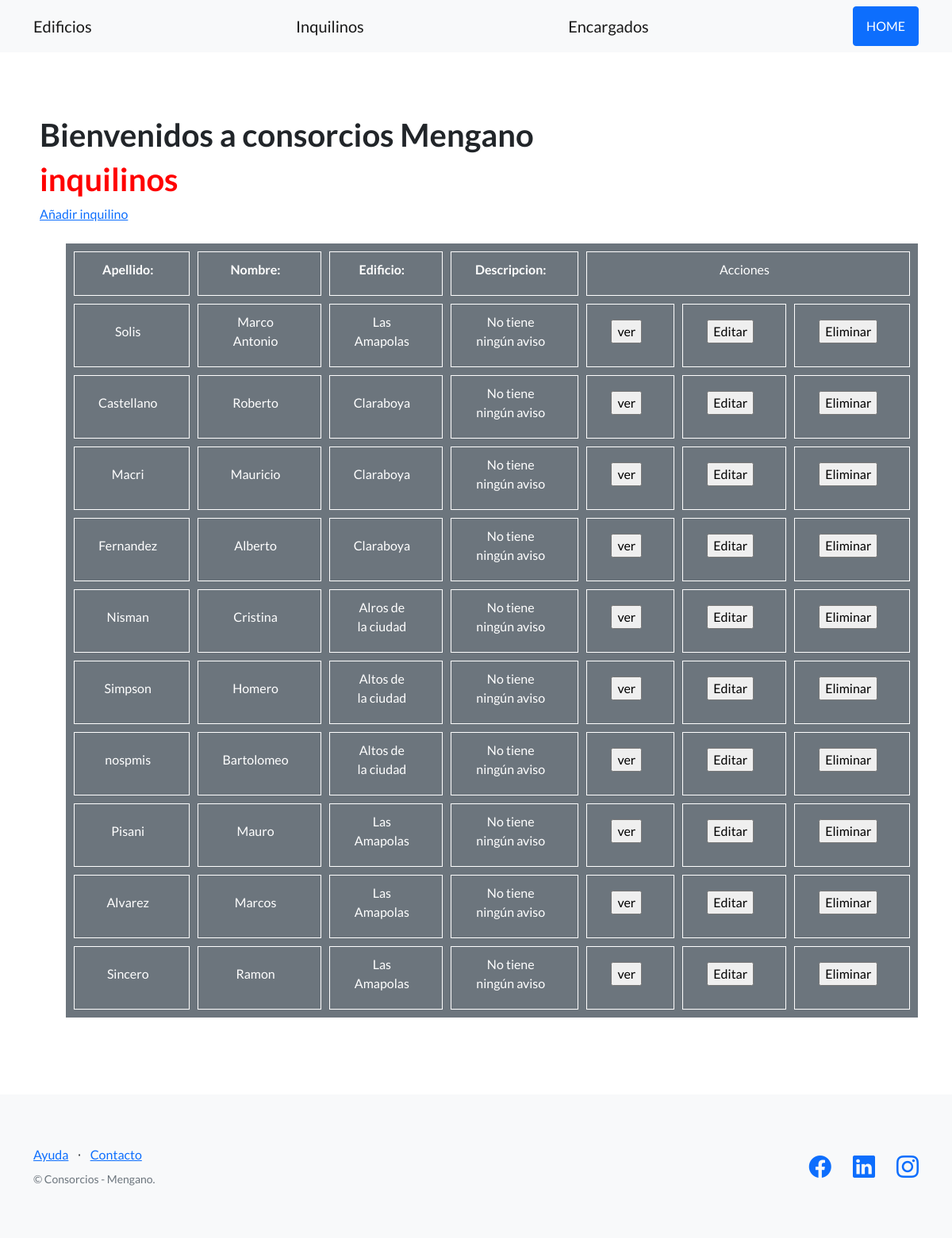
The page /edificios/inquilinos/ on the database as committed earlier.
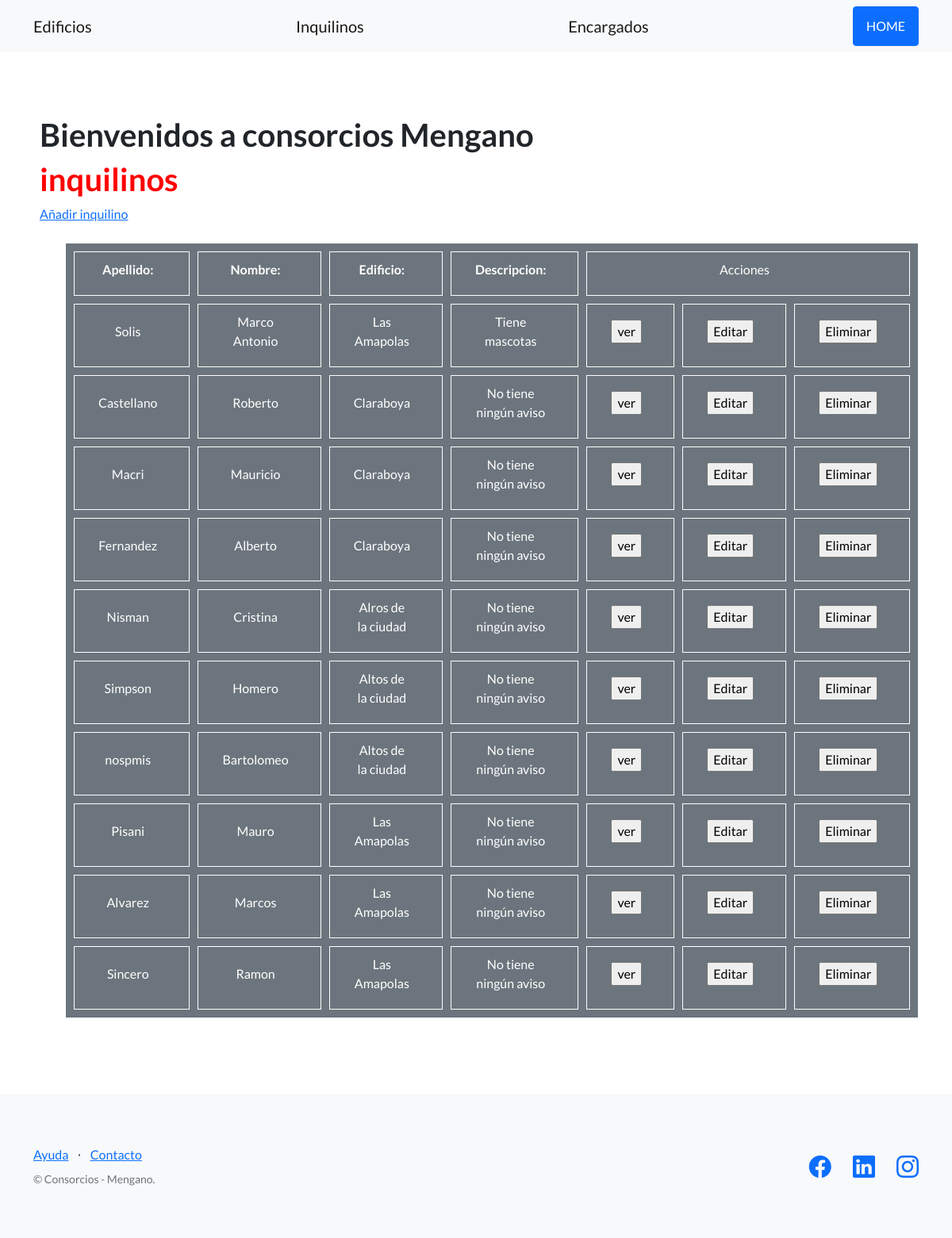
The same page on the database as committed later.
### edificios/models.py (models this page shows, shortened)
class Inquilino(models.Model):
    nombre = models.CharField(max_length=30)
    apellido = models.CharField(max_length=30)
    dni = models.CharField(max_length=32)
    email = models.EmailField()
    fecha_nacimiento = models.DateField(null=True) #El null=True es para no tener que completarlo
    edificio = models.CharField(max_length= 30)
    descripcion = models.CharField (max_length=200)

### edificios/views.py (the view)
# urls.py: path('inquilinos/', InquilinoListView.as_view(), name='listar_inquilinos'),
class InquilinoListView(ListView):
    model = Inquilino
    template_name = "edificios/lista_inquilinos.html"

### edificios/templates/edificios/lista_inquilinos.html (shortened to what this page needs)
{% extends 'edificios/base.html' %}
{% block contenido %}
<div>
{% include 'edificios/barra_saludo.html' %}
<h1 class= "titulos-consorcios">inquilinos</h1>
<a href= "{%url 'crear_inquilinos' %}">Añadir inquilino</a>
<br><br>
<ul>
<table>
  <tr>
    <th>Apellido:</th>
    <th>Nombre:</th>
    <th>Edificio:</th>
    <th>Descripcion:</th>
    <td colspan="3">Acciones</td>
  </tr>
  {% for inquilino in object_list %}
  <tr>
    <td>{{ inquilino.apellido}}</td>
    <td>{{ inquilino.nombre}}</td>
    <td>{{ inquilino.edificio}}</td>
    <td>{{ inquilino.descripcion}}</td>
    <td>
      <a href="{% url "ver_inquilino" inquilino.id %}" method="post">
        <input type="submit" value= "ver"/>
    </td>
    <td>
      <form action="{% url "editar_inquilino" inquilino.id %}" method="post">
      <input type="submit" value= "Editar"/>
    </td>
  <td>
      <form action="{% url "eliminar_inquilino" inquilino.id %}" method="post">
      <input type="submit" value= "Eliminar"/>
    </td>
  </tr>
  {% endfor %}
</table>
</ul>
</div>
{% endblock contenido %}

Rows that differ between the two databases and show on the page:
changed Inquilino "Solis": descripcion "No tiene ningún aviso" → "Tiene mascotas"
